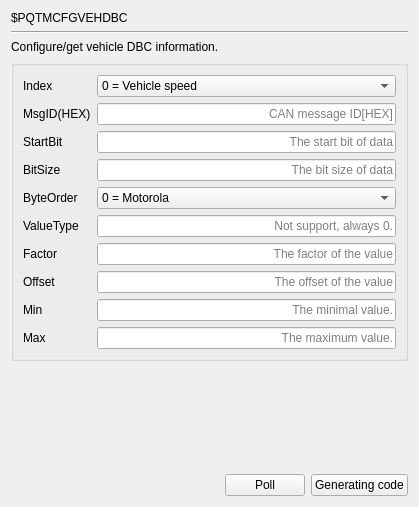
     <widget class="QWidget" name="page_PQTMCFGVEHDBC">
      <layout class="QGridLayout" name="gridLayout_21">
       <item row="0" column="0">
        <widget class="QLabel" name="label_517">
         <property name="text">
          <string>$PQTMCFGVEHDBC</string>
         </property>
        </widget>
       </item>
       <item row="1" column="0" colspan="3">
        <widget class="Line" name="line_135">
         <property name="orientation">
          <enum>Qt::Horizontal</enum>
         </property>
        </widget>
       </item>
       <item row="2" column="0" colspan="2">
        <widget class="QLabel" name="label_4">
         <property name="text">
          <string>Configure/get vehicle DBC information.</string>
         </property>
        </widget>
       </item>
       <item row="3" column="0" colspan="3">
        <widget class="QGroupBox" name="groupBox_124">
         <property name="title">
          <string/>
         </property>
         <layout class="QGridLayout" name="gridLayout_2">
          <item row="0" column="1">
           <widget class="QComboBox" name="comboBox_PQTMCFGVEHDBC_Index">
            <property name="currentIndex">
             <number>0</number>
            </property>
            <item>
             <property name="text">
              <string>0 = Vehicle speed</string>
             </property>
            </item>
            <item>
             <property name="text">
              <string>1 = Vehicle gear</string>
             </property>
            </item>
           </widget>
          </item>
          <item row="2" column="1">
           <widget class="QLineEdit" name="lineEdit_PQTMCFGVEHDBC_StartBit">
            <property name="alignment">
             <set>Qt::AlignRight|Qt::AlignTrailing|Qt::AlignVCenter</set>
            </property>
            <property name="placeholderText">
             <string>The start bit of data</string>
            </property>
           </widget>
          </item>
          <item row="1" column="0">
           <widget class="QLabel" name="label_15">
            <property name="text">
             <string>MsgID(HEX)</string>
            </property>
           </widget>
          </item>
          <item row="3" column="0">
           <widget class="QLabel" name="label_17">
            <property name="text">
             <string>BitSize</string>
            </property>
           </widget>
          </item>
          <item row="5" column="0">
           <widget class="QLabel" name="label_18">
            <property name="text">
             <string>ValueType</string>
            </property>
           </widget>
          </item>
          <item row="9" column="0">
           <widget class="QLabel" name="label_22">
            <property name="text">
             <string>Max</string>
            </property>
           </widget>
          </item>
          <item row="9" column="1">
           <widget class="QLineEdit" name="lineEdit_PQTMCFGVEHDBC_Max">
            <property name="alignment">
             <set>Qt::AlignRight|Qt::AlignTrailing|Qt::AlignVCenter</set>
            </property>
            <property name="placeholderText">
             <string>The maximum value.</string>
            </property>
           </widget>
          </item>
          <item row="4" column="1">
           <widget class="QComboBox" name="comboBox_PQTMCFGVEHDBC_ByteOrder">
            <property name="currentIndex">
             <number>0</number>
            </property>
            <item>
             <property name="text">
              <string>0 = Motorola</string>
             </property>
            </item>
            <item>
             <property name="text">
              <string>1 = Intel</string>
             </property>
            </item>
           </widget>
          </item>
          <item row="2" column="0">
           <widget class="QLabel" name="label_16">
            <property name="text">
             <string>StartBit</string>
            </property>
           </widget>
          </item>
          <item row="0" column="0">
           <widget class="QLabel" name="label_710">
            <property name="text">
             <string>Index</string>
            </property>
           </widget>
          </item>
          <item row="1" column="1">
           <widget class="QLineEdit" name="lineEdit_PQTMCFGVEHDBC_MsgID">
            <property name="alignment">
             <set>Qt::AlignRight|Qt::AlignTrailing|Qt::AlignVCenter</set>
            </property>
            <property name="placeholderText">
             <string>CAN message ID[HEX]</string>
            </property>
           </widget>
          </item>
          <item row="8" column="0">
           <widget class="QLabel" name="label_21">
            <property name="text">
             <string>Min</string>
            </property>
           </widget>
          </item>
          <item row="6" column="1">
           <widget class="QLineEdit" name="lineEdit_PQTMCFGVEHDBC_Factor">
            <property name="alignment">
             <set>Qt::AlignRight|Qt::AlignTrailing|Qt::AlignVCenter</set>
            </property>
            <property name="placeholderText">
             <string>The factor of the value</string>
            </property>
           </widget>
          </item>
          <item row="3" column="1">
           <widget class="QLineEdit" name="lineEdit_PQTMCFGVEHDBC_BitSize">
            <property name="alignment">
             <set>Qt::AlignRight|Qt::AlignTrailing|Qt::AlignVCenter</set>
            </property>
            <property name="placeholderText">
             <string>The bit size of data</string>
            </property>
           </widget>
          </item>
          <item row="7" column="1">
           <widget class="QLineEdit" name="lineEdit_PQTMCFGVEHDBC_Offset">
            <property name="alignment">
             <set>Qt::AlignRight|Qt::AlignTrailing|Qt::AlignVCenter</set>
            </property>
            <property name="placeholderText">
             <string>The offset of the value</string>
            </property>
           </widget>
          </item>
          <item row="5" column="1">
           <widget class="QLineEdit" name="lineEdit_PQTMCFGVEHDBC_ValueType">
            <property name="alignment">
             <set>Qt::AlignRight|Qt::AlignTrailing|Qt::AlignVCenter</set>
            </property>
            <property name="placeholderText">
             <string>Not support, always 0.</string>
            </property>
           </widget>
          </item>
          <item row="7" column="0">
           <widget class="QLabel" name="label_20">
            <property name="text">
             <string>Offset</string>
            </property>
           </widget>
          </item>
          <item row="6" column="0">
           <widget class="QLabel" name="label_19">
            <property name="text">
             <string>Factor</string>
            </property>
           </widget>
          </item>
          <item row="8" column="1">
           <widget class="QLineEdit" name="lineEdit_PQTMCFGVEHDBC_Min">
            <property name="alignment">
             <set>Qt::AlignRight|Qt::AlignTrailing|Qt::AlignVCenter</set>
            </property>
            <property name="placeholderText">
             <string>The minimal value.</string>
            </property>
           </widget>
          </item>
          <item row="4" column="0">
           <widget class="QLabel" name="label_711">
            <property name="text">
             <string>ByteOrder</string>
            </property>
           </widget>
          </item>
         </layout>
        </widget>
       </item>
       <item row="4" column="2">
        <spacer name="verticalSpacer_135">
         <property name="orientation">
          <enum>Qt::Vertical</enum>
         </property>
         <property name="sizeHint" stdset="0">
          <size>
           <width>20</width>
           <height>107</height>
          </size>
         </property>
        </spacer>
       </item>
       <item row="5" column="0">
        <spacer name="horizontalSpacer_135">
         <property name="orientation">
          <enum>Qt::Horizontal</enum>
         </property>
         <property name="sizeHint" stdset="0">
          <size>
           <width>208</width>
           <height>20</height>
          </size>
         </property>
        </spacer>
       </item>
       <item row="5" column="1">
        <widget class="QPushButton" name="poll_PQTMCFGVEHDBC">
         <property name="text">
          <string>Poll</string>
         </property>
        </widget>
       </item>
       <item row="5" column="2">
        <widget class="QPushButton" name="GC_PQTMCFGVEHDBC">
         <property name="layoutDirection">
          <enum>Qt::LeftToRight</enum>
         </property>
         <property name="text">
          <string>Generating code</string>
         </property>
        </widget>
       </item>
      </layout>
     </widget>
